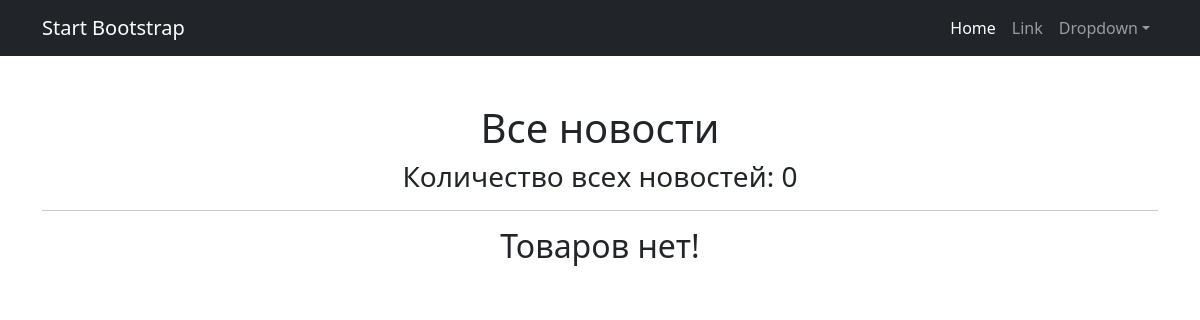
Before: /news/ with the older database file.
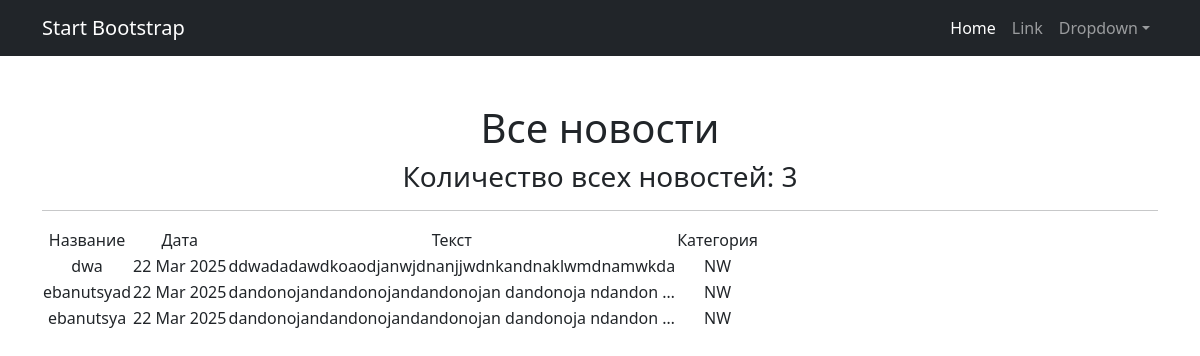
After: the same page with the newer database file.
### news/models.py (models this page shows, shortened)
class Post(models.Model):
    ARTICLE = 'AR'
    NEWS = 'NW'
    POST_TYPES = [
        (ARTICLE, 'Статья'),
        (NEWS, 'Новость'),
    ]
    author = models.ForeignKey(Author, on_delete=models.CASCADE)
    post_type = models.CharField(max_length=2, choices=POST_TYPES, default=ARTICLE)
    created_at = models.DateTimeField(auto_now_add=True)
    categories = models.ManyToManyField(Category, through='PostCategory')
    title = models.CharField(max_length=255)
    content = models.TextField()
    rating = models.IntegerField(default=0)

### news/views.py (the view)
# urls.py: path('news/', PostsList.as_view(),name='posts_list'),
class PostsList(ListView):
    model = Post
    ordering = '-created_at'
    template_name = 'posts.html'
    context_object_name = 'posts'

### templates/posts.html (shortened to what this page needs)
{% extends 'flatpages/default.html' %}
{% load custom_filters %}
{% block content %}
   <h1>Все новости</h1>
    <h3>Количество всех новостей: {{ posts|length }}</h3>
   <hr>
   {% if posts %}
       <table>
           <tr>
               <td>Название</td>
               <td>Дата</td>
               <td>Текст</td>
               <td>Категория</td>
           </tr>
           {% for post in posts %}
           <tr>
               <td>{{ post.title }}</td>
               <td>{{ post.created_at|date:'d M Y' }}</td>
               <td>{{ post.content|truncatechars:50 }}</td>
               <td>{{ post.post_type}}</td>
           </tr>
           {% endfor %}
       </table>
   {% else %}
       <h2>Товаров нет!</h2>
   {% endif %}
{% endblock content %}

### templates/flatpages/default.html (shortened to what this page needs)
<!DOCTYPE html>
<html lang="en">
    <head>
        {% load static %}
        <link href="{% static 'css/styles.css' %}" rel="stylesheet" />
    </head>
    <body>
        {% load cache%}
        {% cache 300 header %}
        <nav class="navbar navbar-expand-lg navbar-dark bg-dark">
            <div class="container">
                <a class="navbar-brand" href="#">Start Bootstrap</a>
                <div class="collapse navbar-collapse" id="navbarSupportedContent">
                    <ul class="navbar-nav ms-auto mb-2 mb-lg-0">
                        <li class="nav-item"><a class="nav-link active" aria-current="page" href="#">Home</a></li>
                        <li class="nav-item"><a class="nav-link" href="#">Link</a></li>
                        <li class="nav-item dropdown">
                            <a class="nav-link dropdown-toggle" id="navbarDropdown" href="#" role="button" data-bs-toggle="dropdown" aria-expanded="false">Dropdown</a>
                        </li>
                    </ul>
                </div>
            </div>
        </nav>
       {% endcache %}
        <div class="container">
            <div class="text-center mt-5" >
                {% block content%}
                {% endblock content%}
            </div>
        </div>
    </body>
</html>

Changed rows visible on the page:
added Post: title "dwa", created_at "22 Mar 2025", content "ddwadadawdkoaodjanwjdnanjjwdnkandnaklwmdnamwkda", post_type "NW"
added Post: title "ebanutsyad", created_at "22 Mar 2025", content "dandonojandandonojandandonojan dandonoja ndandon …", post_type "NW"
added Post: title "ebanutsya", created_at "22 Mar 2025", content "dandonojandandonojandandonojan dandonoja ndandon …", post_type "NW"
Other visible differences:
{{ posts|length }}: "0" → "3"
text no longer shown: "Товаров нет!"
text now shown: "Название Дата Текст Категория"
